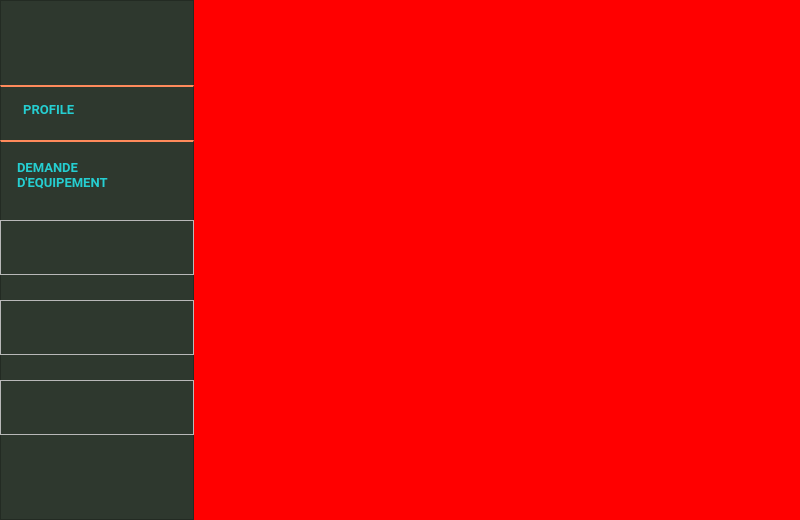
<?xml version="1.0" encoding="UTF-8"?>
<ui version="4.0">
 <class>MainWindow</class>
 <widget class="QMainWindow" name="MainWindow">
  <property name="geometry">
   <rect>
    <x>0</x>
    <y>0</y>
    <width>800</width>
    <height>520</height>
   </rect>
  </property>
  <property name="minimumSize">
   <size>
    <width>800</width>
    <height>520</height>
   </size>
  </property>
  <property name="maximumSize">
   <size>
    <width>800</width>
    <height>520</height>
   </size>
  </property>
  <property name="windowTitle">
   <string>MainWindow</string>
  </property>
  <property name="styleSheet">
   <string notr="true">QFrame#sidebar{
background-color:#2E382E;
}
QWidget#centralwidget{
background-color: white;
}
QFrame#Fbutton1{
border-top: 2px solid #FF8A5B;
}
QFrame#Fbutton2{
border-top: 2px solid #FF8A5B;
}
QPushButton#Button1{
 border-style: none;
color: #25CED1;
text-align:left;
}
QPushButton#Button2{
 border-style: none;
color: #25CED1;
text-align:left;
}</string>
  </property>
  <widget class="QWidget" name="centralwidget">
   <property name="styleSheet">
    <string notr="true"/>
   </property>
   <widget class="QFrame" name="sidebar">
    <property name="geometry">
     <rect>
      <x>0</x>
      <y>0</y>
      <width>194</width>
      <height>520</height>
     </rect>
    </property>
    <property name="frameShape">
     <enum>QFrame::StyledPanel</enum>
    </property>
    <property name="frameShadow">
     <enum>QFrame::Raised</enum>
    </property>
    <widget class="QFrame" name="Fbutton1">
     <property name="geometry">
      <rect>
       <x>0</x>
       <y>85</y>
       <width>194</width>
       <height>55</height>
      </rect>
     </property>
     <property name="frameShape">
      <enum>QFrame::StyledPanel</enum>
     </property>
     <property name="frameShadow">
      <enum>QFrame::Raised</enum>
     </property>
     <widget class="QPushButton" name="Button1">
      <property name="geometry">
       <rect>
        <x>20</x>
        <y>10</y>
        <width>142</width>
        <height>28</height>
       </rect>
      </property>
      <property name="font">
       <font>
        <family>Roboto</family>
        <pointsize>10</pointsize>
        <weight>75</weight>
        <bold>true</bold>
       </font>
      </property>
      <property name="cursor">
       <cursorShape>PointingHandCursor</cursorShape>
      </property>
      <property name="text">
       <string> PROFILE</string>
      </property>
      <property name="icon">
       <iconset>
        <normalon>:/login/images/icon1.png</normalon>
       </iconset>
      </property>
      <property name="iconSize">
       <size>
        <width>26</width>
        <height>26</height>
       </size>
      </property>
      <property name="flat">
       <bool>true</bool>
      </property>
     </widget>
    </widget>
    <widget class="QFrame" name="Fbutton2">
     <property name="geometry">
      <rect>
       <x>0</x>
       <y>140</y>
       <width>194</width>
       <height>55</height>
      </rect>
     </property>
     <property name="frameShape">
      <enum>QFrame::StyledPanel</enum>
     </property>
     <property name="frameShadow">
      <enum>QFrame::Raised</enum>
     </property>
     <widget class="QPushButton" name="Button2">
      <property name="geometry">
       <rect>
        <x>17</x>
        <y>14</y>
        <width>161</width>
        <height>41</height>
       </rect>
      </property>
      <property name="font">
       <font>
        <family>Roboto</family>
        <pointsize>10</pointsize>
        <weight>75</weight>
        <bold>true</bold>
       </font>
      </property>
      <property name="cursor">
       <cursorShape>PointingHandCursor</cursorShape>
      </property>
      <property name="text">
       <string>DEMANDE
D'EQUIPEMENT</string>
      </property>
      <property name="icon">
       <iconset>
        <normalon>:/login/images/icon1.png</normalon>
       </iconset>
      </property>
      <property name="iconSize">
       <size>
        <width>26</width>
        <height>26</height>
       </size>
      </property>
      <property name="flat">
       <bool>true</bool>
      </property>
     </widget>
    </widget>
    <widget class="QFrame" name="Fbutton3">
     <property name="geometry">
      <rect>
       <x>0</x>
       <y>220</y>
       <width>194</width>
       <height>55</height>
      </rect>
     </property>
     <property name="frameShape">
      <enum>QFrame::StyledPanel</enum>
     </property>
     <property name="frameShadow">
      <enum>QFrame::Raised</enum>
     </property>
    </widget>
    <widget class="QLabel" name="label">
     <property name="geometry">
      <rect>
       <x>10</x>
       <y>20</y>
       <width>169</width>
       <height>41</height>
      </rect>
     </property>
     <property name="text">
      <string/>
     </property>
     <property name="pixmap">
      <pixmap resource="Images.qrc">:/login/images/logoComp.png</pixmap>
     </property>
     <property name="scaledContents">
      <bool>true</bool>
     </property>
    </widget>
    <widget class="QFrame" name="Fbutton4">
     <property name="geometry">
      <rect>
       <x>0</x>
       <y>300</y>
       <width>194</width>
       <height>55</height>
      </rect>
     </property>
     <property name="frameShape">
      <enum>QFrame::StyledPanel</enum>
     </property>
     <property name="frameShadow">
      <enum>QFrame::Raised</enum>
     </property>
    </widget>
    <widget class="QFrame" name="Fbutton2_2">
     <property name="geometry">
      <rect>
       <x>0</x>
       <y>380</y>
       <width>194</width>
       <height>55</height>
      </rect>
     </property>
     <property name="frameShape">
      <enum>QFrame::StyledPanel</enum>
     </property>
     <property name="frameShadow">
      <enum>QFrame::Raised</enum>
     </property>
    </widget>
   </widget>
   <widget class="QStackedWidget" name="stacked">
    <property name="geometry">
     <rect>
      <x>194</x>
      <y>0</y>
      <width>606</width>
      <height>520</height>
     </rect>
    </property>
    <property name="styleSheet">
     <string notr="true"/>
    </property>
    <property name="currentIndex">
     <number>0</number>
    </property>
    <widget class="QWidget" name="page1">
     <property name="styleSheet">
      <string notr="true">background-color: red;</string>
     </property>
    </widget>
    <widget class="QWidget" name="Demande">
     <property name="styleSheet">
      <string notr="true">background-color:white;
</string>
     </property>
    </widget>
   </widget>
  </widget>
 </widget>
 <resources>
  <include location="Images.qrc"/>
 </resources>
 <connections/>
</ui>
